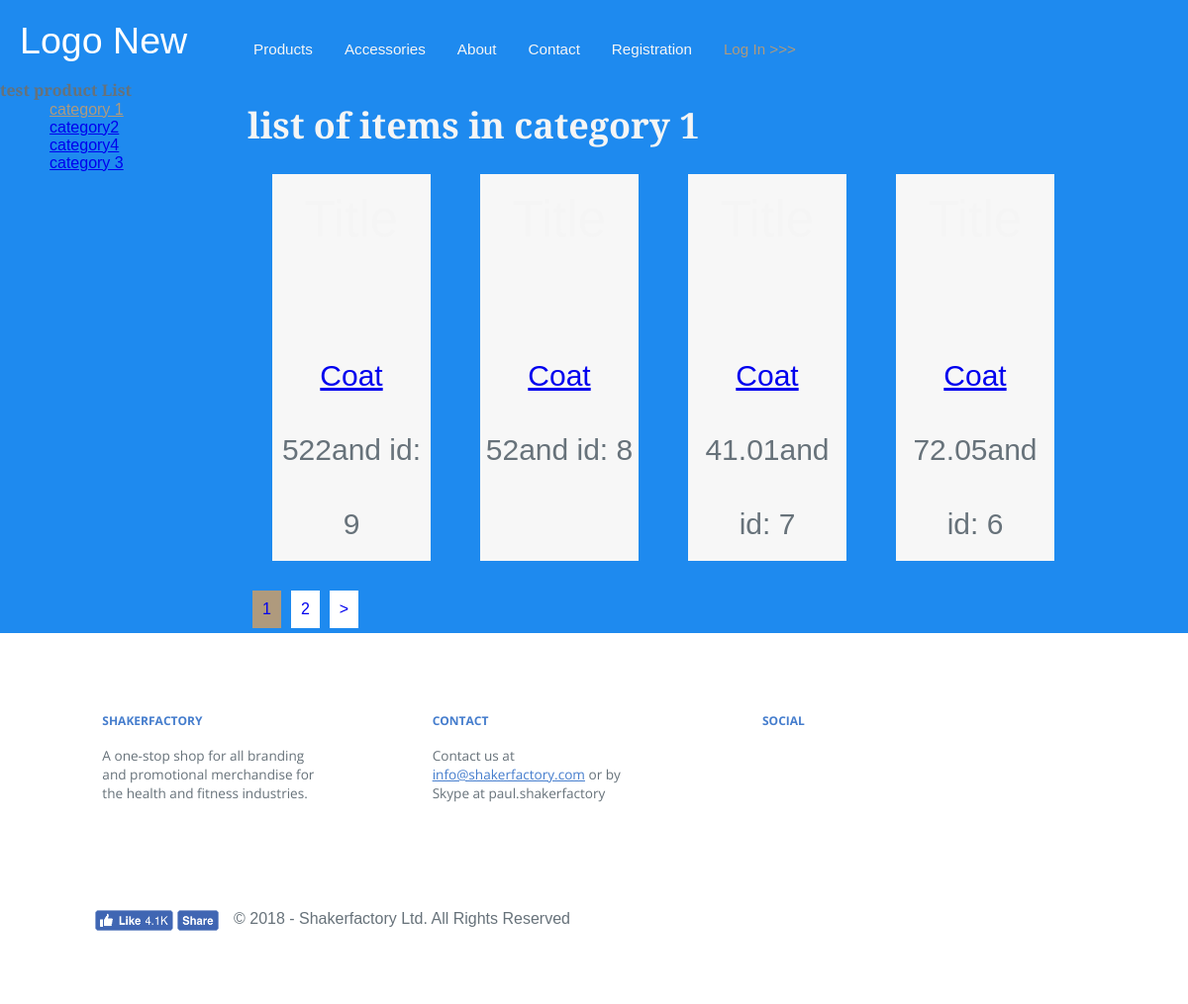
The page /products/category/1 on the database its author committed.
### tables this page shows
CREATE TABLE `category` (
  `id` int(11) NOT NULL,
  `name` varchar(255) NOT NULL,
  `sort_order` int(11) NOT NULL,
  `status` int(11) NOT NULL
);

CREATE TABLE `product` (
  `id` int(11) NOT NULL,
  `name` varchar(255) NOT NULL,
  `category_id` int(11) NOT NULL,
  `code` int(11) NOT NULL,
  `price` float NOT NULL,
  `availability` int(11) NOT NULL,
  `brand` varchar(255) NOT NULL,
  `image` varchar(255) NOT NULL,
  `description` text NOT NULL,
  `is_new` int(11) NOT NULL DEFAULT 0,
  `is_recomended` int(11) NOT NULL DEFAULT 0,
  `status` int(11) NOT NULL DEFAULT 1
);

### config/routs.php (called while the page is built)
<?php
return array(
    'products/([0-9]+)' => 'products/view/$1',
    'products/category/([0-9]+)/page-([0-9]+)' => 'products/view_category/$1/$2',
    'products/category/([0-9]+)' => 'products/view_category/$1',
    'products/page-([0-9]+)' => 'products/list/$1',
    'products' => 'products/list',
    'user/register' => 'user/register',
    'user/login' => 'user/login',
    'user/logout' => 'user/logout',
    'profile/edit' => 'profile/edit',
    'profile' => 'profile/index',
    'test/test_fetching/([a-zA-Z]+)' => 'test/test_fetching/$1',
    '' => 'site/index',
);

### controllers/ProductsController.php (called while the page is built, shortened)
<?php
include_once ROOT."/models/Category.php";
include_once ROOT."/models/Product.php";
include_once ROOT."/components/Pagination.php";
Class ProductsController {
    public function actionView_category($categoryId,$page = 1){
        $totalItemsInCategory = Product::getTotalProductsInCategory($categoryId);
        $pagination = new Pagination($totalItemsInCategory, $page, Product::SHOW_BY_DEFAULT, 'page-');
        $listCategories = Category::getCategoryList();
        $listProductsById = Product::getProductsListByCategory($categoryId, $page);
        require_once(ROOT."/views/productList/viewCategory.php");
        return true;
    }
}

### index.php (called while the page is built, shortened)
<?php
require_once(ROOT."/components/Router.php");
$router = new Router();
$router->run();

### models/Category.php (called while the page is built)
<?php
Class Category{
    public static function getCategoryList(){
        $db = Db::getConnection();
        $categoryArr = [];
        $result = $db->query('SELECT id, name '
                            .'FROM category '
                            .'ORDER by sort_order ASC');
        $i = 0;
        while ($row = $result->fetch()){
            $categoryArr[$i]['id'] = $row['id'];
            $categoryArr[$i]['name'] = $row['name'];
            $i++;
        }
        return $categoryArr;
    }
}

### models/Product.php (called while the page is built, shortened)
<?php
Class Product {
    public static function getProductsListByCategory($categoryId = false, $page = 1){
        if($categoryId){
            $page = intval($page);
            $offset = ($page - 1) * self::SHOW_BY_DEFAULT;
            $db = DB::getConnection();
            $productsListByCategory = [];
            $result = $db->query("SELECT id, name, price, image, is_new FROM product "
            . "WHERE status = '1' AND category_id = '$categoryId' "
            . "ORDER BY id DESC "
            . "LIMIT ".self::SHOW_BY_DEFAULT
            . " OFFSET ". $offset);
            $i = 0;
            while($row = $result->fetch()){
                $productsListByCategory[$i]['id'] = $row['id'];
                $productsListByCategory[$i]['name'] = $row['name'];
                $productsListByCategory[$i]['price'] = $row['price'];
                $productsListByCategory[$i]['image'] = $row['image'];
                $productsListByCategory[$i]['is_new'] = $row['is_new'];
                $i++;
            }
        return $productsListByCategory;
        }
    }
    public static function getTotalProductsInCategory($categoryId){
        if($categoryId){
            $db = DB::getConnection();
            $result = $db->query('SELECT count(id) AS countq FROM product '
                                .'WHERE status="1" AND category_id="'.$categoryId.'"');
            $totalItems = $result->fetch();
            return $totalItems['countq'];
        }
    }
}

### views/productList/viewCategory.php (the view, shortened to what this page needs)
<?php include ROOT."/views/layouts/header.php"?>
<h4>test product List</h4>
<section class="mainContainer banner">
<aside class="mainContainer-sidebar">
<ul>
    <?php foreach($listCategories as $category):?>
      <li>
        <a href="/products/category/<?php echo $category["id"];?>" class=<?php if($categoryId == $category["id"]) echo "isActive"?>><?php echo $category["name"];?></a></li>
    <?php endforeach;?>
</ul>
</aside>
<div class="mainContainer-content">
<h2>list of items in <?php echo $listCategories[$categoryId-1]["name"];?></h2>
  <div class="mainContainer-content__wraper">
  <?php foreach($listProductsById as $singleProduct):?>
    <div>
        <h3>Title</h3>
        <div>
        </div>
        <a href="/products/<?php echo $singleProduct["id"];?>"><?php echo $singleProduct["name"];?></a>
        <p>
        <?php echo $singleProduct["price"]."and id: ".$singleProduct["id"];?>
        </p>
    </div>
    <?php endforeach;?>
  </div>
    <?php echo $pagination->get()?>
</div>
</section>
<?php include ROOT."/views/layouts/footer.php"?>

### components/Router.php (shortened to what this page needs)
<?php
Class Router{
    private $routes;
    public function __construct(){
        $routerPath = ROOT.'/config/routs.php';
        $this->routes = include($routerPath);
    }
    private function getURI(){
        if(!empty($_SERVER['REQUEST_URI'])){
            return trim($_SERVER['REQUEST_URI'], '/');
        }
    }
   public function run(){
        $uri = $this->getURI();
       foreach($this->routes as $uriPattern => $path){
            if(preg_match("~$uriPattern~", $uri)){
                $internalRout = preg_replace("~$uriPattern~", $path, $uri);
                $parts = explode('/', $internalRout);
                $controllerName = ucfirst(array_shift($parts)."Controller");
                $actionName = "action".ucfirst(array_shift($parts));
                $parameters = $parts;
                $controllerObject = new $controllerName;
                $result = call_user_func_array(array($controllerObject, $actionName), $parameters);
                if($result != null){
                    break;
                }
            }
         }
    }
}

### templates/css/style.css (style rules this page uses)
* { margin: 0; padding: 0; border: 0; box-sizing: border-box; }
:root { --primaryColor: #af9a7d; --mainWhite: #fff; --offWhite: #f7f7f7; --mainBlack: #222; --mainGrey: #ececec; --darkGrey: #8a8888; --mainRed: #c23636; --mainTransition: all 0.3s linear; --mainSpacing: 3px; --lightShadow: 2px 5px 3px 0px rgba(0, 0, 0, 0.5); --darkShadow: 4px 10px 5px 0px rgba(0, 0, 0, 0.5); }
body { background-color: #1e8aef; color: #67727a; font-family: 'Alegreya Sans', sans-serif; margin: 0; font-size: 16px; }
.page { max-width: 1260px; margin: 0 auto; }
h2 { color:#f5f5f5; font-size:2.25em; }
h3 { font-size: 1.7em; font-weight: 400; padding: 5% 0; color:#f5f5f5; }
ul { list-style-type: none; }
.banner { width: 100%; background-color: #1e8aef; }
.mainContainer { display:flex; flex-direction: row; max-width: 1100px; width: 100%; margin: 0 auto; }
.mainContainer-sidebar { max-width: 200px; width: 100%; }
.isActive { color:var(--primaryColor); }
.mainContainer-content { max-width: 900px; width: 100%; }
.mainContainer-content__wraper { display:flex; flex-flow: row wrap; justify-content: flex-start; }
.mainContainer-content__wraper > div { background-color:var(--offWhite); width: 160px; margin: 25px; text-align: center; line-height: 75px; font-size: 30px; }

### rows shown on the page
category: name "category 1"
category: name "category2"
category: name "category4"
category: name "category 3"
product: name "Coat", price "522", id "9"
product: name "Coat", price "52", id "8"
product: name "Coat", price "41.01", id "7"
product: name "Coat", price "72.05", id "6"

### other values the page prints
$text "2"
$text ">"
